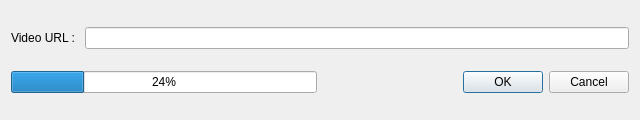
<?xml version="1.0" encoding="UTF-8"?>
<ui version="4.0">
 <class>VideoUrlDialog</class>
 <widget class="QDialog" name="VideoUrlDialog">
  <property name="geometry">
   <rect>
    <x>0</x>
    <y>0</y>
    <width>640</width>
    <height>120</height>
   </rect>
  </property>
  <property name="windowTitle">
   <string>Dialog</string>
  </property>
  <layout class="QVBoxLayout" name="verticalLayout">
   <item>
    <layout class="QHBoxLayout" name="horizontalLayout">
     <item>
      <widget class="QLabel" name="lUrl">
       <property name="text">
        <string>Video URL : </string>
       </property>
      </widget>
     </item>
     <item>
      <widget class="QLineEdit" name="leUrl"/>
     </item>
    </layout>
   </item>
   <item>
    <layout class="QHBoxLayout" name="horizontalLayout_2">
     <item>
      <widget class="QProgressBar" name="progressBar">
       <property name="value">
        <number>24</number>
       </property>
      </widget>
     </item>
     <item>
      <widget class="QDialogButtonBox" name="buttonBox">
       <property name="orientation">
        <enum>Qt::Horizontal</enum>
       </property>
       <property name="standardButtons">
        <set>QDialogButtonBox::Cancel|QDialogButtonBox::Ok</set>
       </property>
      </widget>
     </item>
    </layout>
   </item>
  </layout>
 </widget>
 <resources/>
 <connections>
  <connection>
   <sender>buttonBox</sender>
   <signal>accepted()</signal>
   <receiver>VideoUrlDialog</receiver>
   <slot>accept()</slot>
   <hints>
    <hint type="sourcelabel">
     <x>248</x>
     <y>254</y>
    </hint>
    <hint type="destinationlabel">
     <x>157</x>
     <y>274</y>
    </hint>
   </hints>
  </connection>
  <connection>
   <sender>buttonBox</sender>
   <signal>rejected()</signal>
   <receiver>VideoUrlDialog</receiver>
   <slot>reject()</slot>
   <hints>
    <hint type="sourcelabel">
     <x>316</x>
     <y>260</y>
    </hint>
    <hint type="destinationlabel">
     <x>286</x>
     <y>274</y>
    </hint>
   </hints>
  </connection>
 </connections>
</ui>
